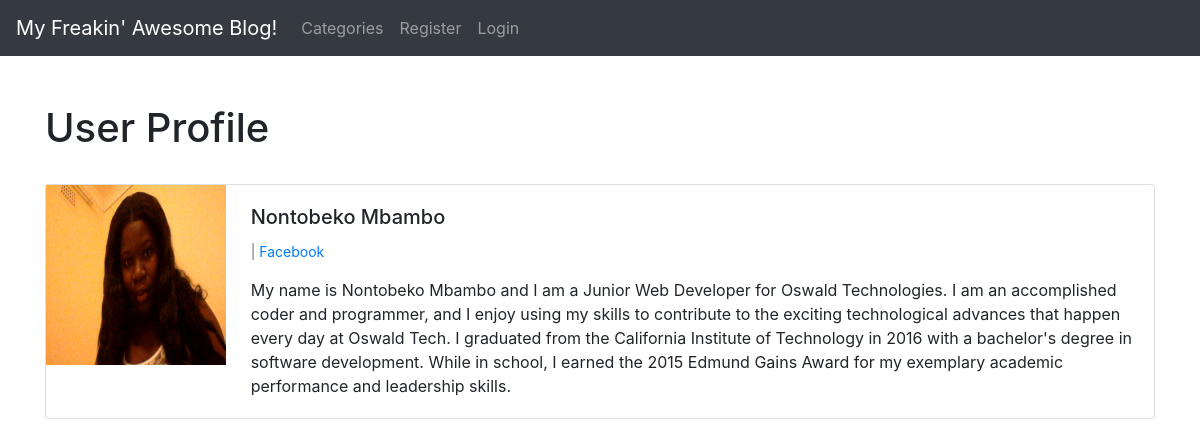
/members/1/profile/, run on the app's committed database.
### theblog/models.py (models this page shows, shortened)
class Profile(models.Model):
    user = models.OneToOneField(User, null=True, on_delete=models.CASCADE)
    bio = models.TextField()
    profile_pic = models.ImageField(null=True, blank=True, upload_to='images/profile/')
    website_url = models.CharField(max_length=255, null=True, blank=True)
    facebook_url = models.CharField(max_length=255, null=True, blank=True)
    twitter_url = models.CharField(max_length=255, null=True, blank=True)
    instagram_url = models.CharField(max_length=255, null=True, blank=True)
    pinterest_url = models.CharField(max_length=255, null=True, blank=True)

### members/views.py (the view)
# urls.py: path('<int:pk>/profile/', ShowProfilePageView.as_view(), name='show_profile_page' ),
class ShowProfilePageView(DetailView):
    model = Profile
    template_name = 'registration/user_profile.html'
    def get_context_data(self, *args, **kwargs):
        context = super(ShowProfilePageView, self).get_context_data(*args, **kwargs)
        page_user = get_object_or_404(Profile, id=self.kwargs['pk'])
        context["page_user"] = page_user
        return context

### members/templates/registration/user_profile.html (shortened to what this page needs)
{% extends 'base.html' %}
{% load static %}
{% block content %}
<h1>User Profile</h1>
<br>
<div class="card mb-3">
    <div class="row no-gutters">
        <div class="col-md-2">
            {% if page_user.profile_pic %}
            <img src="{{ page_user.profile_pic.url }}" width=180 height=180 alt="">
           {% else %}
           <img src="{% static 'theblog/images/profile2.png' %}" width=180 height=180 alt="">
            {% endif %}
        </div>
        <div class="col-md-10">
            <div class="card-body">
                <h5 class="card-title">
                    {{ page_user.user.first_name }}
                    {{ page_user.user.last_name }}
                </h5>
                <p class="small text-muted">
                    {% if page_user.facebook_url %}
                    | <a href="{{ page_user.facebook_url }}"> Facebook</a>
                    {% endif %}
                </p>
                <p class="card-text">{{ page_user.bio }}</p>
            </div>
        </div>
    </div>
</div>
{% endblock %}

### data on the page
Profile: profile_pic (picture), user.first_name "Nontobeko", user.last_name "Mbambo", bio "My name is Nontobeko Mbambo and I am a Junior Web Developer for Oswald Technologies. I am an accomplished coder and programmer, and I enjoy using my skills to contribute to the exciting technological advances that happen every day at Oswald Tech. I graduated from the California Institute of Technology in 2016 with a bachelor's degree in software development. While in school, I earned the 2015 Edmund Gains Award for my exemplary academic performance and leadership skills."
